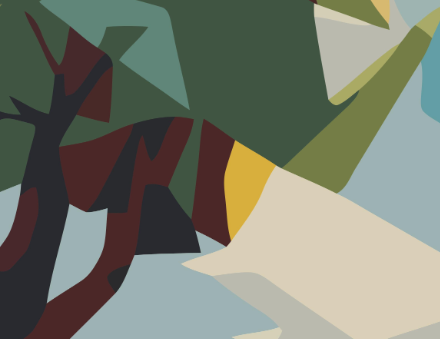
%> input picture 16/Gambar/pic1.png, 440 x 339 px
$ octave outputText4.m   (GNU Octave 9; MATLAB toolbox functions it lacks are replaced by stand-ins)
%> lines starting %> are read from the running program, lines starting %| are printed output that depends on the picture
clear
clc

filename1 = 'Gambar/pic1.png';
A = imread(filename1);
%> A is the input picture: size 339x440x3 uint8; mean R, G, B 118.9, 123.3, 109.2
figure(1);
image(A);

filename2 = 'Gambar/pic2.png';
B = imread(filename2);
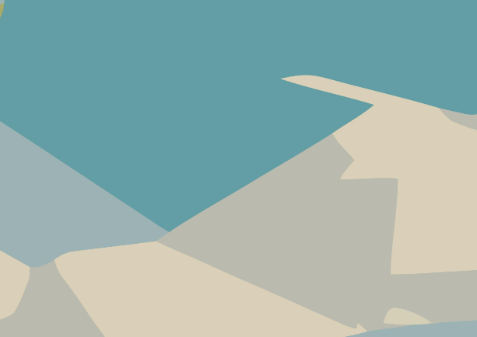
%> input picture 16/Gambar/pic2.png, 477 x 337 px
%> B is the input picture: size 337x477x3 uint8; mean R, G, B 150.7, 177.3, 173.4
figure(2);
image(B);

filename3 = 'Gambar/pic3.png';
C = imread(filename3);
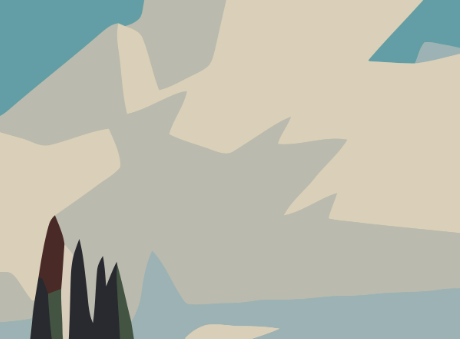
%> input picture 16/Gambar/pic3.png, 460 x 339 px
%> C is the input picture: size 339x460x3 uint8; mean R, G, B 183.2, 185.4, 172.9
figure(3);
image(C);

filename4 = 'Gambar/pic4.png';
D = imread(filename4);
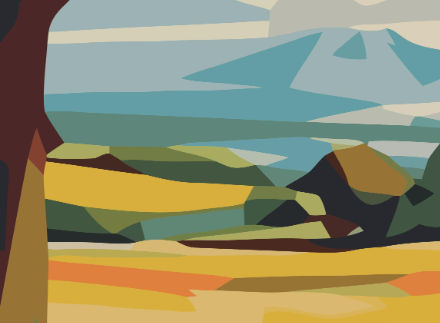
%> input picture 16/Gambar/pic4.png, 440 x 323 px
%> D is the input picture: size 323x440x3 uint8; mean R, G, B 143.6, 141.6, 108.4
figure(4);
image(D);

filename5 = 'Gambar/pic5.png';
E = imread(filename5);
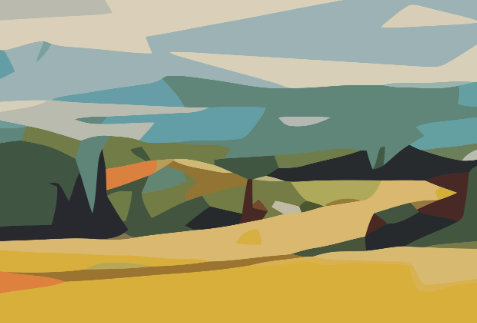
%> input picture 16/Gambar/pic5.png, 477 x 323 px
%> E is the input picture: size 323x477x3 uint8; mean R, G, B 152.9, 152, 113.6
figure(5);
image(E);

filename6 = 'Gambar/pic6.png';
F = imread(filename6);
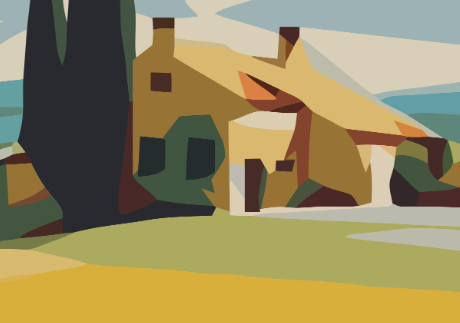
%> input picture 16/Gambar/pic6.png, 460 x 323 px
%> F is the input picture: size 323x460x3 uint8; mean R, G, B 148.4, 136.2, 92.8
figure(6);
image(F);

filename7 = 'GambarIMG/pic7.png';
%> (the run ends here)
